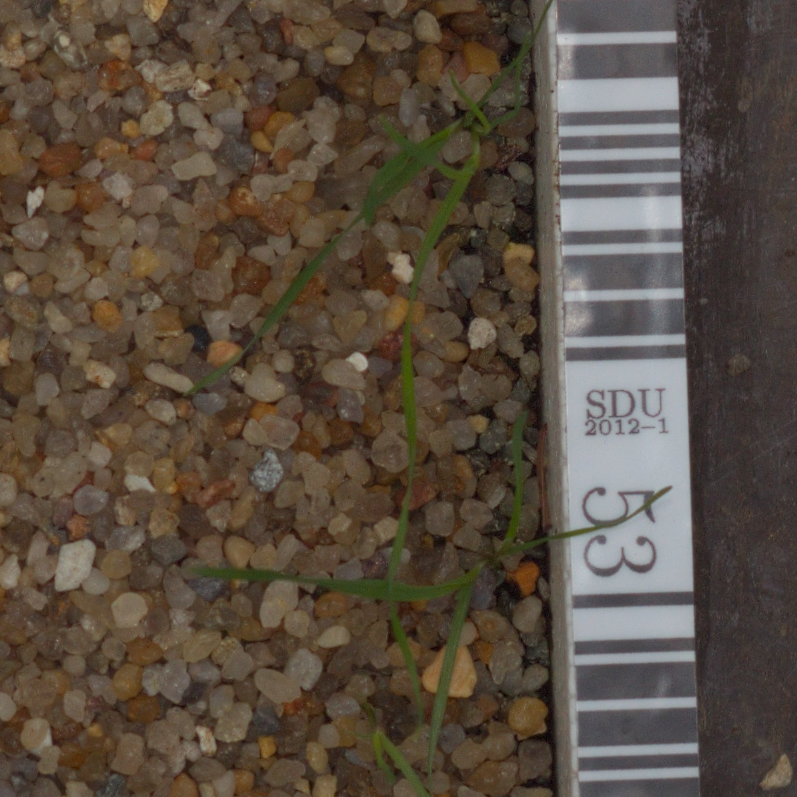
#> input picture plants_classifier/images/test/ada.png, 797 x 797 px, found by its file name; its folder holds 4 pictures in this run
$ python task_1.py
#> lines starting #> are read from the running program, lines starting #| are printed output that depends on the picture; after the words box and inside, x2 and y2 are one past the last pixel; in counts of white or black regions, pixels touching at a corner belong together; pictures that were not available may be replaced by others from this repository, and a replacement may not be noted
import cv2
import matplotlib.pyplot as plt
import numpy as np
import pandas as pd
import os
import csv
from sklearn.linear_model import LogisticRegression

import warnings

warnings.simplefilter('ignore')


def initialize_picture(path):
    """Инициализирует изображение."""
    image = cv2.imread(path)
    image = cv2.cvtColor(image, cv2.COLOR_BGR2HSV)
    return image


def train_labels(train_dir):
    filename = 'labels.csv'
    with open(filename, 'w', newline="") as f_o:
        rowwriter = csv.writer(f_o)
        for num, category in enumerate(os.listdir(train_dir)):
            path = os.path.join(train_dir, category)
            for img in os.listdir(path):
                rowwriter.writerow([img, num])


def plot_image(image, name='Исходная картинка'):
    """Выводит картинку"""
    plt.figure(figsize=(16, 9))

    plt.subplot(111)
    plt.title(name)
    plt.imshow(image, cmap='gray')

    plt.show()


def find_green(image):
    """Ищет зеленые области на изображении"""
    image_mask = cv2.inRange(image, (29, 40, 40), (75, 255, 135))
    kernel = np.ones((4, 4))
    image_mask = cv2.morphologyEx(image_mask, cv2.MORPH_OPEN, kernel)
    kernel = np.ones((3, 3))
    image_mask = cv2.morphologyEx(image_mask, cv2.MORPH_CLOSE, kernel)
    return image_mask


def find_features(mask):
    """Возвращает фичи"""
    P = 0
    S = 0

    contours = cv2.findContours(mask, cv2.RETR_EXTERNAL, cv2.CHAIN_APPROX_SIMPLE)[0]

    # Ищем контуры, сохраняем периметр и площадь.
    for contour in contours:
        if cv2.contourArea(contour, oriented=False) > 500:
            P += cv2.arcLength(contour, True)
            S += cv2.contourArea(contour, oriented=False)

    return P, S


def generating_x(X, dir_x):
    """Возвращает датафрейм с фичами"""
    for i, img_name in enumerate(os.listdir(dir_x)):
        # Контуры + площадь с периметром
        image = initialize_picture(dir_x + '/' + img_name)
        mask = find_green(image)
        P, S = find_features(mask)

        # Записываем результат в датафрейм X
        df_dict = pd.DataFrame({'perimeter': P, 'area': S}, index=[i])
        X = pd.concat([X, df_dict])

    return X


# creating csv file with labels
# Data dir
datadir = 'images'
# Dir with classified folders(у папок есть имена, они являются классами)
train_dir = datadir + '/train/classified'
train_labels(train_dir)

# image dirs
datadir = 'images'
train_dir = datadir + '/train/all_images'
test_dir = datadir + '/test'

X_train = pd.DataFrame()
Y_train = pd.DataFrame()
X_test = pd.DataFrame()

# Opening csv file with target data and writing data to Y_train
with open('labels.csv', 'r') as f_o:
    reader = csv.reader(f_o)
    for i, row in enumerate(reader):
        df_dict = pd.DataFrame({'class': row[1]}, index=[i])
        Y_train = pd.concat([Y_train, df_dict])
# Labels of classes
dict_class = {'0': 'Loose Silky-bent', '1': 'Maize', '2': 'Scentless Mayweed', '3': 'Small-flowered Cranesbill'}

# Data pre-process
X_train = generating_x(X_train, train_dir)
#> in initialize_picture, image is the input picture: shape (797, 797, 3); mean B, G, R 64.5, 77, 89.5
#> in initialize_picture, `image = cv2.cvtColor(image, cv2.COLOR_BGR2HSV)`: image: shape (797, 797, 3); mean H, S, V 35.5, 84, 90.8
#> in find_green, `image_mask = cv2.inRange(image, (29, 40, 40), (75, 255, 135))`:
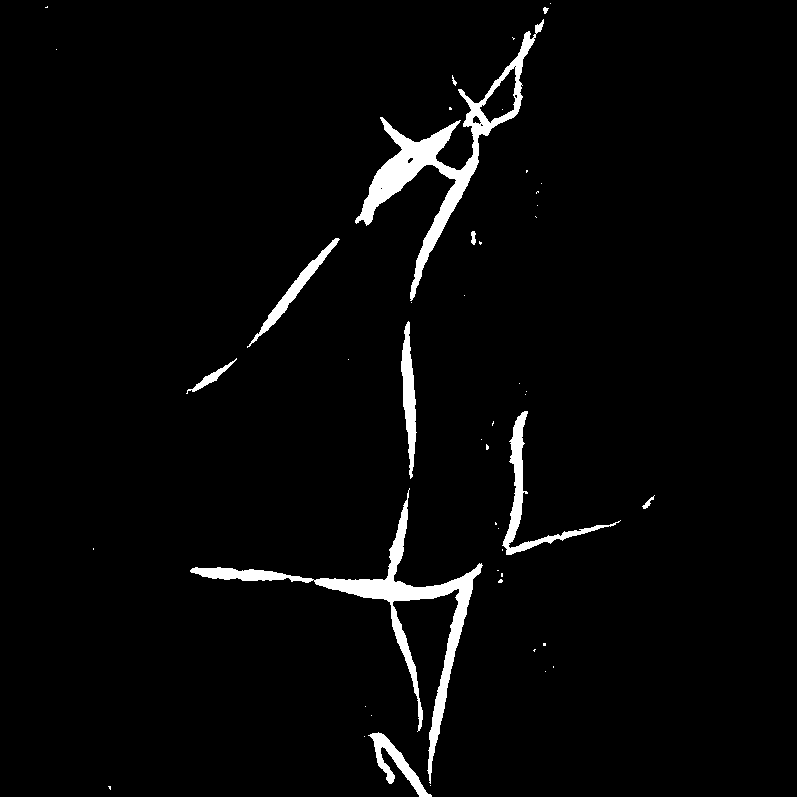
#> image_mask: shape (797, 797); 3.1% white; 48 white regions (37 under 20 px), largest, box (x1, y1, x2, y2) and area: (355, 19, 544, 301) 6936, (190, 488, 483, 784) 6670, (502, 411, 621, 555) 1910
#> in find_green, `image_mask = cv2.morphologyEx(image_mask, cv2.MORPH_OPEN, kernel)`:
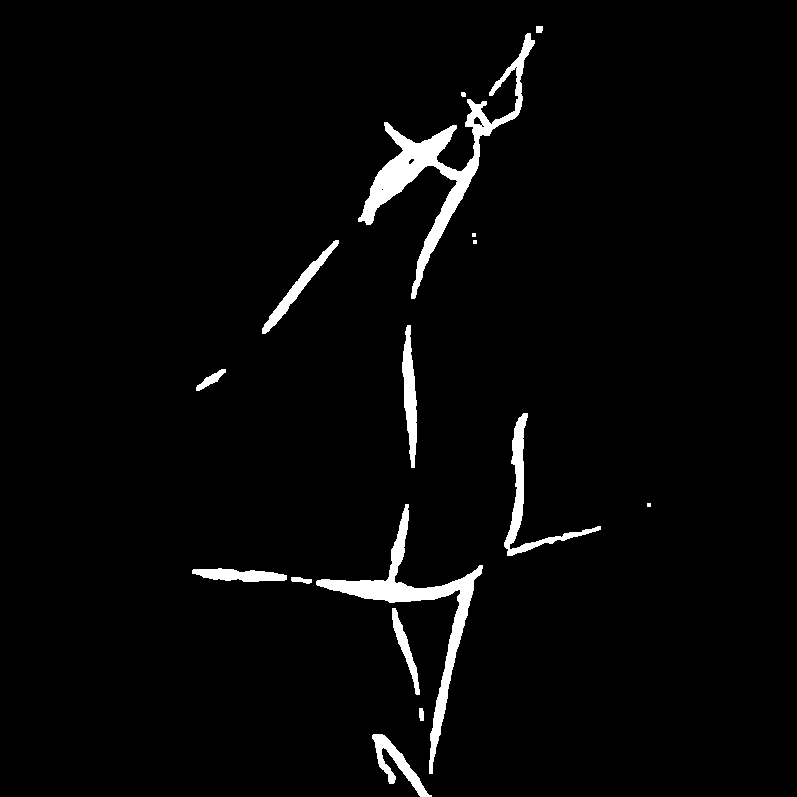
#> image_mask: shape (797, 797); 2.9% white; 16 white regions (3 under 20 px), largest, box (x1, y1, x2, y2) and area: (358, 33, 535, 299) 6673, (316, 504, 483, 774) 4796, (504, 413, 601, 556) 1818
#> in find_green, `image_mask = cv2.morphologyEx(image_mask, cv2.MORPH_CLOSE, kernel)`: image_mask: shape (797, 797); 3% white; 16 white regions (3 under 20 px)
#> in find_features, `contours = cv2.findContours(mask, cv2.RETR_EXTERNAL, cv2.CHAIN_APPROX_..`: contours = 16 contours, 4 with area under 20; largest, box (x1, y1, x2, y2) and area: (358, 33, 535, 299) 6228, (316, 504, 483, 774) 4376, (504, 413, 601, 556) 1588, (402, 325, 417, 468) 1114, (262, 240, 339, 334) 946
#> the loop in find_features, `for contour in contours:` made 16 passes
#> (P, S) on passes 1, 3, 5, 6, 8, 10, 12, 15: (275.6, 942), (473.4, 1494), (678.8, 2286.5), (1612.7, 6662.5), (2128.9, 8250.5), (2431.3, 9364.5), (2689.7, 10310.5), (3936.7, 16539)
#> contour on passes 7, 11, 13: [[647, 503], [647, 506], [650, 506], [650, 503]], [[473, 240], [473, 243], [476, 243], [476, 240]], [[472, 233], [472, 236], [475, 236], [475, 233]]
#> after the loop in find_features, `for contour in contours:`: P = 3936.7; S = 16539
#> in generating_x, `P, S = find_features(mask)`: P = 3936.7; S = 16539
#> in generating_x, `df_dict = pd.DataFrame({'perimeter': P, 'area': S}, index=[i])`: df_dict = table of 1 rows and 2 columns
#> X_train = table of 1 rows and 2 columns
X_test = generating_x(X_test, test_dir)
#> the loop in find_features (call 2), `for contour in contours:` made 16 passes
#> pass 2 of the loop in generating_x, `for i, img_name in enumerate(os.listdir(dir_x)):`:
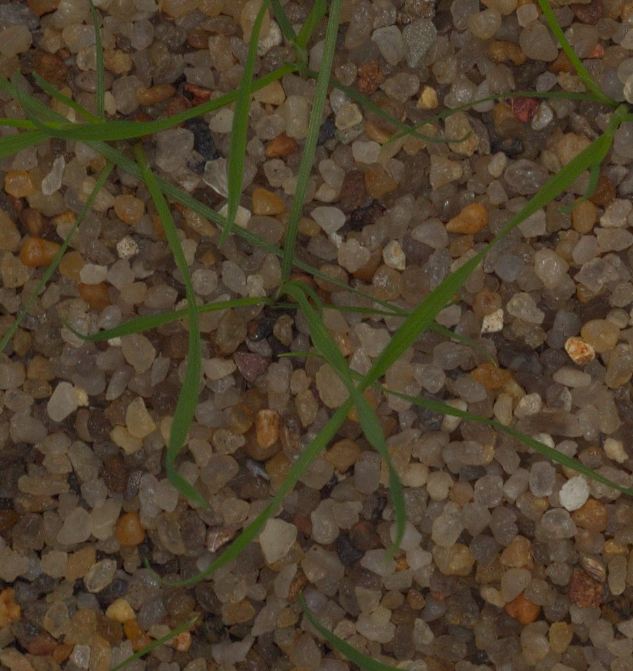
#> input picture plants_classifier/images/test/asd.png, 633 x 671 px
#> in initialize_picture, image is the input picture: shape (671, 633, 3); mean B, G, R 45.4, 65.5, 79.3
#> image: shape (671, 633, 3); mean H, S, V 17.8, 112.9, 80.3
#> in find_green (call 3), `image_mask = cv2.inRange(image, (29, 40, 40), (75, 255, 135))`:
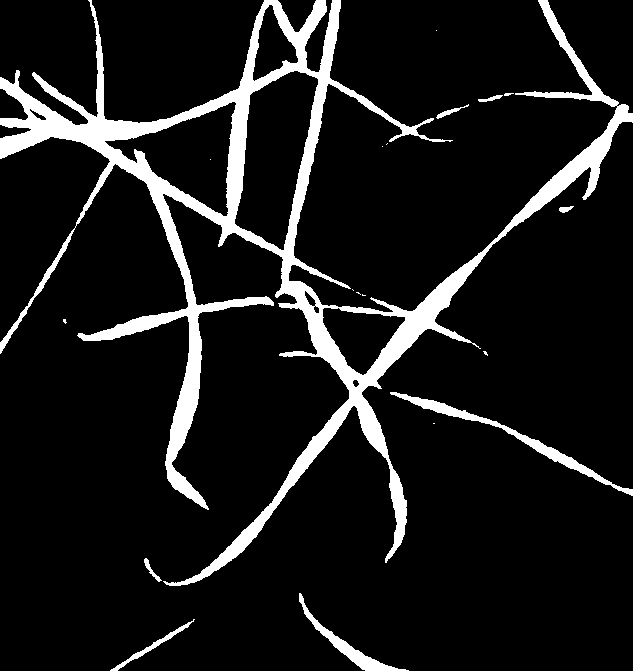
#> image_mask: shape (671, 633); 10.3% white; 19 white regions (10 under 20 px), largest, box (x1, y1, x2, y2) and area: (0, 0, 633, 586) 40034, (390, 392, 633, 496) 1841, (299, 593, 409, 671) 1083
#> in find_green (call 3), `image_mask = cv2.morphologyEx(image_mask, cv2.MORPH_OPEN, kernel)`:
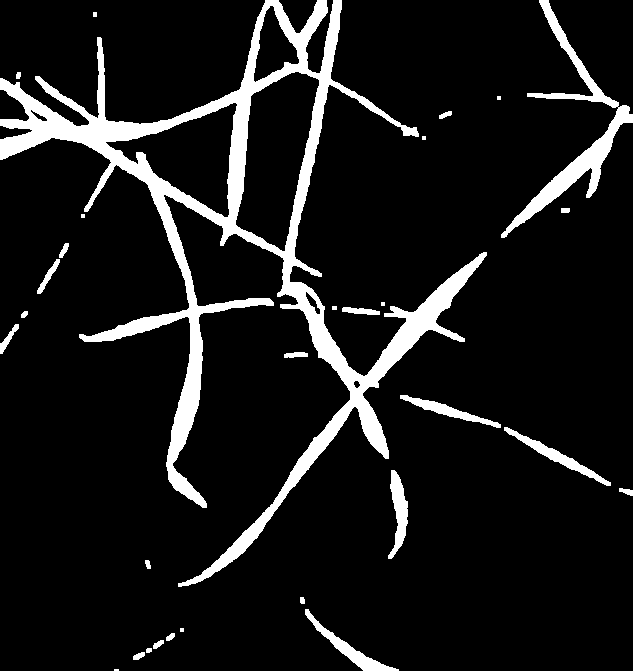
#> image_mask: shape (671, 633); 9.9% white; 30 white regions (6 under 20 px), largest, box (x1, y1, x2, y2) and area: (0, 0, 487, 587) 32964, (501, 0, 633, 238) 4222, (305, 609, 399, 671) 970
#> contours = 25 contours, 7 with area under 20; largest, box (x1, y1, x2, y2) and area: (0, 0, 487, 587) 48678, (501, 0, 633, 238) 3849, (305, 609, 399, 671) 868, (504, 427, 611, 486) 812, (388, 470, 408, 559) 802
#> pass 3 of the loop in generating_x, `for i, img_name in enumerate(os.listdir(dir_x)):`:
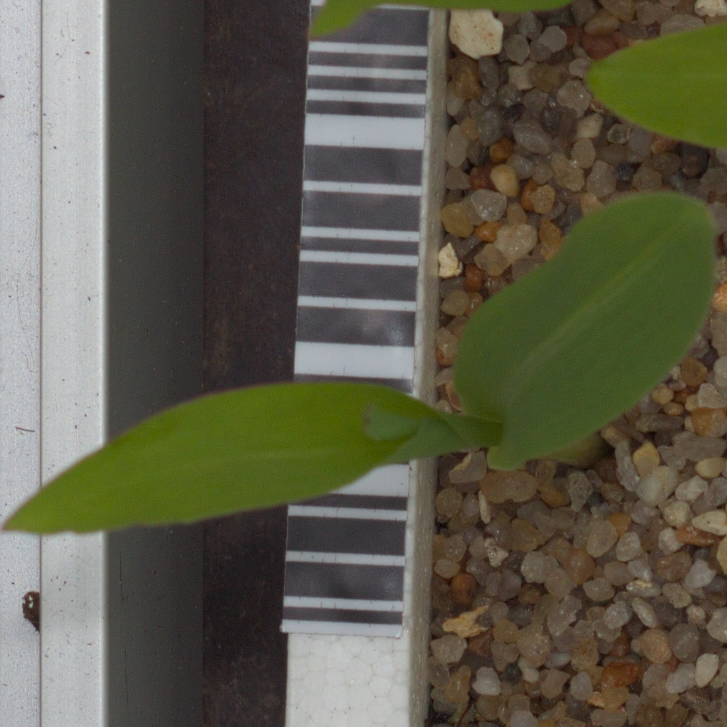
#> input picture plants_classifier/images/test/asg.png, 727 x 727 px
#> in initialize_picture, image is the input picture: shape (727, 727, 3); mean B, G, R 75, 91.7, 94.3
#> image: shape (727, 727, 3); mean H, S, V 53.9, 73.5, 98.2
#> in find_green (call 4), `image_mask = cv2.inRange(image, (29, 40, 40), (75, 255, 135))`:
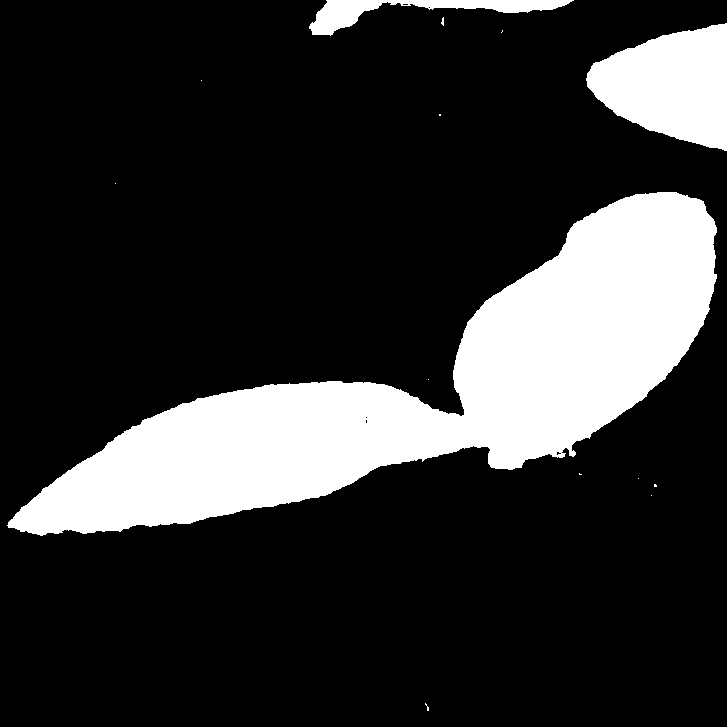
#> image_mask: shape (727, 727); 19.4% white; 14 white regions (11 under 20 px), largest, box (x1, y1, x2, y2) and area: (7, 192, 717, 536) 87093, (586, 23, 727, 151) 12238, (309, 0, 574, 36) 3088
#> in find_green (call 4), `image_mask = cv2.morphologyEx(image_mask, cv2.MORPH_OPEN, kernel)`:
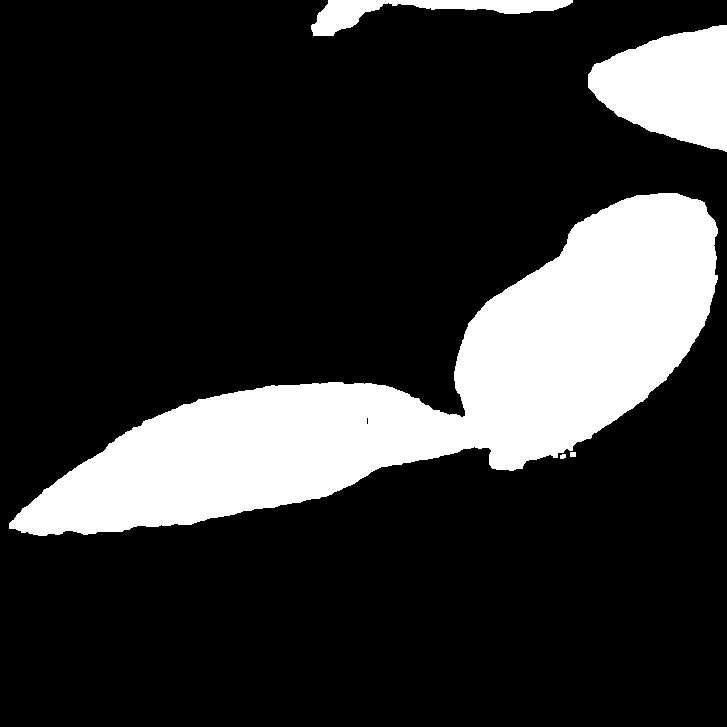
#> image_mask: shape (727, 727); 19.4% white; 5 white regions, box (x1, y1, x2, y2) and area: (9, 193, 718, 536) 86984, (588, 25, 727, 152) 12104, (311, 0, 573, 36) 3301, (570, 452, 576, 457) 30, (560, 454, 566, 459) 26
#> contours = 3 contours; box (x1, y1, x2, y2) and area: (9, 193, 718, 536) 86219, (588, 25, 727, 152) 11892, (311, 0, 573, 36) 3026
#> the loop made 4 passes; the first 3 are shown
#> X_test = table of 4 rows and 2 columns

# Fitting model
lr = LogisticRegression(solver='liblinear', multi_class='ovr', n_jobs=-1)
#> (the run stopped early here; a loop or call above may not have finished)
